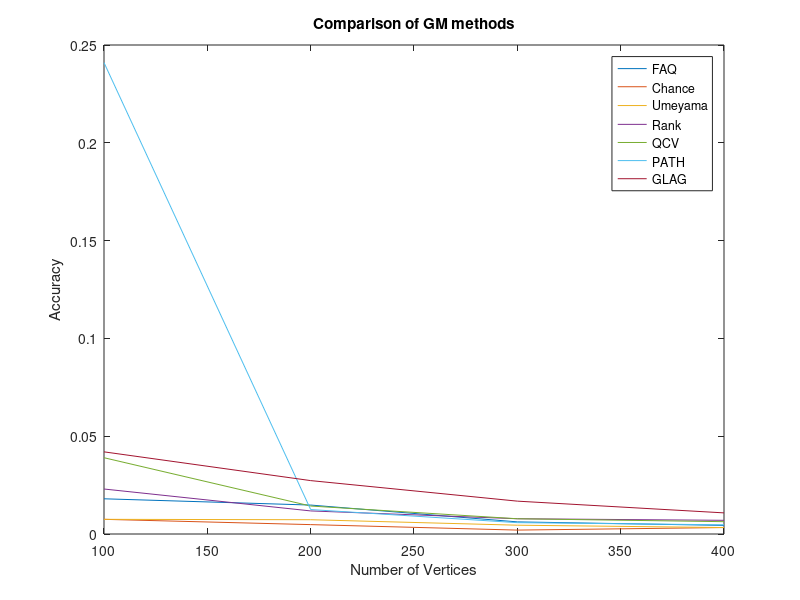
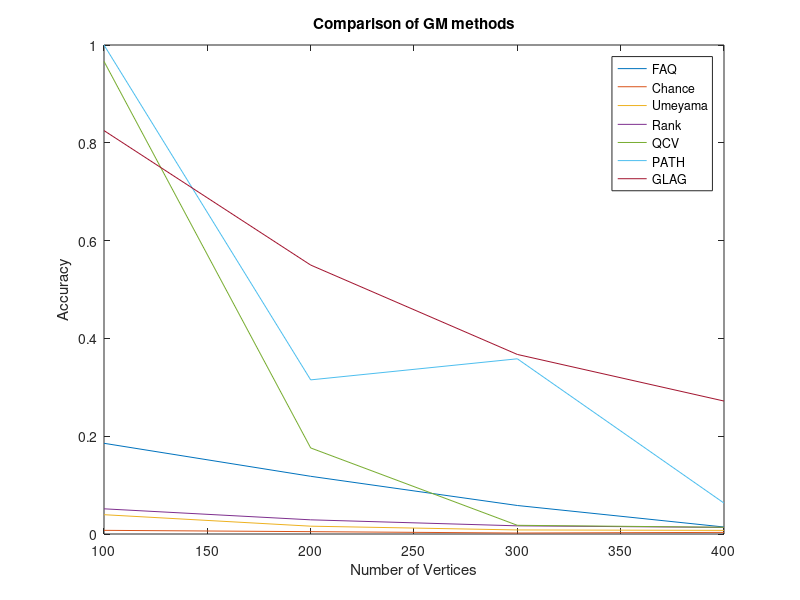
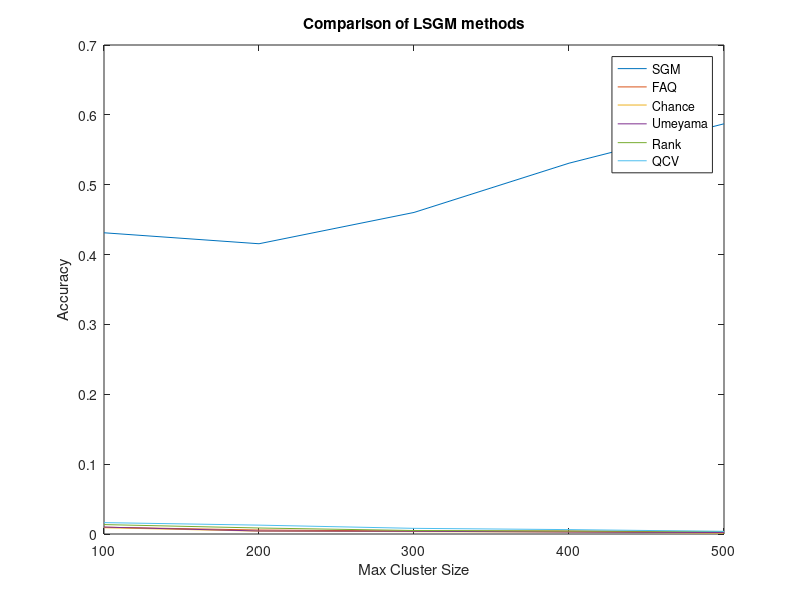
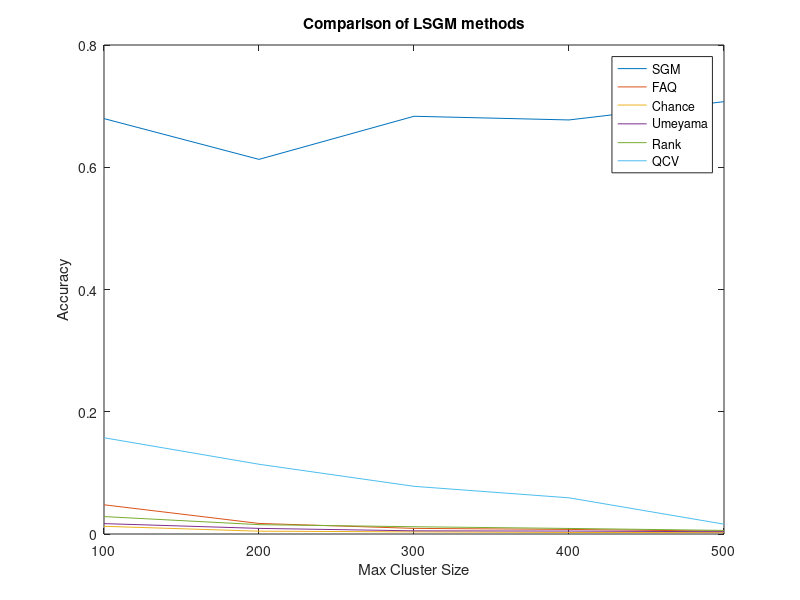

Write MATLAB code to recreate these figures, in order.

% Phase 1 compare gm

% correlation .6
data = [ ...
    0.0180    0.0148    0.0062    0.0044
    0.0075    0.0048    0.0020    0.0033
    0.0075    0.0073    0.0045    0.0033
    0.0230    0.0118    0.0078    0.0070
    0.0390    0.0143    0.0078    0.0063
    0.2410    0.0125    0.0058    0.0047
    0.0420    0.0273    0.0168    0.0108
];
x = 2*[50   100   150   200];

h = figure
plot(x, data)
title('Comparison of GM methods')
xlabel('Number of Vertices')
ylabel('Accuracy')
legend('FAQ', 'Chance', 'Umeyama', 'Rank', 'QCV', 'PATH', 'GLAG');

saveas(gcf, 'Phase1_0.6.fig')
%savefig(h, 'Phase1_0.6.fig')



% correlation .9 %missing glag
data = [ ...
    0.1855    0.1180    0.0583    0.0143
    0.0075    0.0048    0.0020    0.0033
    0.0395    0.0160    0.0083    0.0074
    0.0515    0.0290    0.0167    0.0135
    0.9665    0.1760    0.0178    0.0138
    1.0000    0.3152    0.3583    0.0632
    0.8250    0.5500    0.3672    0.2719
];
x = 2*[50   100   150   200];

h = figure
plot(x, data)
title('Comparison of GM methods')
xlabel('Number of Vertices')
ylabel('Accuracy')
legend('FAQ', 'Chance', 'Umeyama', 'Rank', 'QCV', 'PATH', 'GLAG');

saveas(gcf, 'Phase1_0.9.fig')
%savefig(h, 'Phase1_0.9.fig')


% phase 2
% correlation .6
data = [ ...
    0.4312    0.4155    0.4603    0.5308    0.5872
    0.0097    0.0057    0.0043    0.0042    0.0026
    0.0090    0.0041    0.0034    0.0029    0.0013
    0.0099    0.0043    0.0039    0.0028    0.0021
    0.0135    0.0086    0.0050    0.0043    0.0036
    0.0163    0.0127    0.0081    0.0063    0.0038
];
x = [100, 200, 300, 400, 500];

h = figure
plot(x, data)
title('Comparison of LSGM methods')
xlabel('Max Cluster Size')
ylabel('Accuracy')
legend('SGM','FAQ', 'Chance', 'Umeyama', 'Rank', 'QCV');

saveas(gcf, 'Phase2_0.6.fig')
%savefig(h, 'Phase2_0.6.fig')


% correlation .9
data = [ ...
    0.6796    0.6129    0.6834    0.6774    0.7073
    0.0478    0.0173    0.0092    0.0075    0.0047
    0.0126    0.0046    0.0035    0.0025    0.0023
    0.0170    0.0092    0.0052    0.0048    0.0037
    0.0285    0.0153    0.0119    0.0091    0.0059
    0.1575    0.1141    0.0780    0.0592    0.0161
];
x = [100, 200, 300, 400, 500];

h = figure
plot(x, data)
title('Comparison of LSGM methods')
xlabel('Max Cluster Size')
ylabel('Accuracy')
legend('SGM','FAQ', 'Chance', 'Umeyama', 'Rank', 'QCV');

saveas(gcf, 'Phase2_0.9.fig')
%savefig(h, 'Phase2_0.9.fig')

% EXCLUDING LSGM in plot (too high)
%
% correlation .6
data = [ ...
%    0.4312    0.4155    0.4603    0.5308    0.5872
    0.0097    0.0057    0.0043    0.0042    0.0026
    0.0090    0.0041    0.0034    0.0029    0.0013
    0.0099    0.0043    0.0039    0.0028    0.0021
    0.0135    0.0086    0.0050    0.0043    0.0036
    0.0163    0.0127    0.0081    0.0063    0.0038
];
x = [100, 200, 300, 400, 500];

h = figure
plot(x, data)
title('Comparison of LSGM methods')
xlabel('Max Cluster Size')
ylabel('Accuracy')
legend('FAQ', 'Chance', 'Umeyama', 'Rank', 'QCV');

saveas(gcf, 'Phase2_0.6_no_lsgm.fig')
%savefig(h, 'Phase2_0.6.fig')


% correlation .9
data = [ ...
%    0.6796    0.6129    0.6834    0.6774    0.7073
    0.0478    0.0173    0.0092    0.0075    0.0047
    0.0126    0.0046    0.0035    0.0025    0.0023
    0.0170    0.0092    0.0052    0.0048    0.0037
    0.0285    0.0153    0.0119    0.0091    0.0059
    0.1575    0.1141    0.0780    0.0592    0.0161
];
x = [100, 200, 300, 400, 500];

h = figure
plot(x, data)
title('Comparison of LSGM methods')
xlabel('Max Cluster Size')
ylabel('Accuracy')
legend('FAQ', 'Chance', 'Umeyama', 'Rank', 'QCV');

saveas(gcf, 'Phase2_0.9_no_lsgm.fig')
%savefig(h, 'Phase2_0.9.fig')






